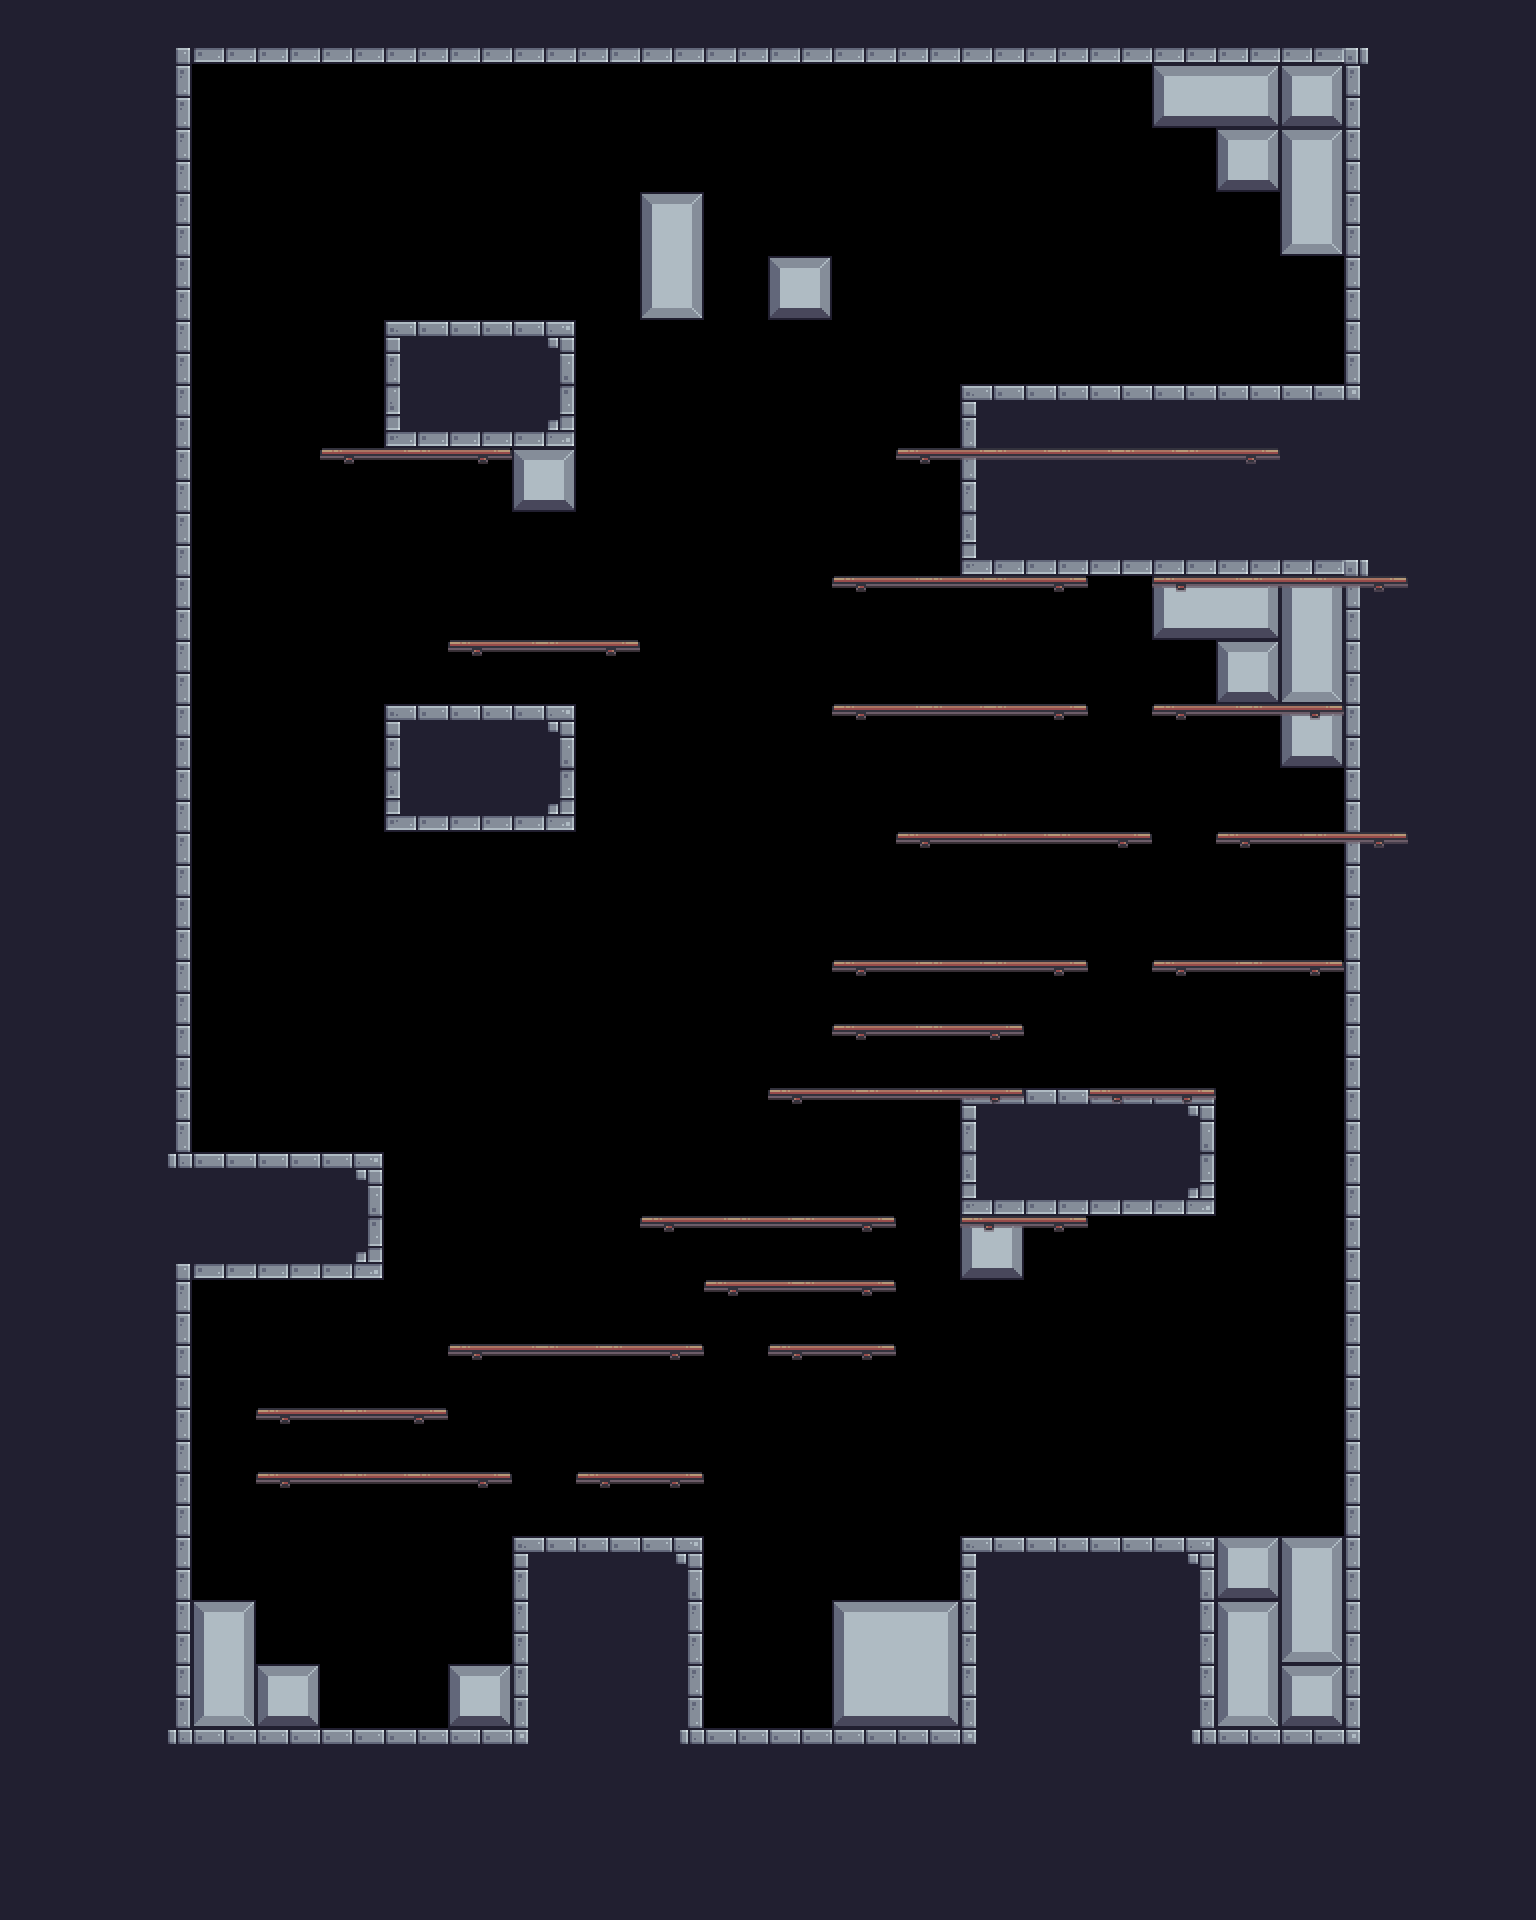

Below is a game level as drawn by its tile map, then a one-line description and the .tmx that defines it (tile-layer data replaced by summaries):
An orthogonal 24x30 tile map with 64x64 px tiles, 4 tile layers (BG, Terrain, Platforms, FG), 8 tilesets and 82 objects (51x silver, 13x saw, 5x floor_spike, 2x spike, 2x helicopter, ...).

<map version="1.10" tiledversion="1.10.1" orientation="orthogonal" renderorder="right-down" width="24" height="30" tilewidth="64" tileheight="64" infinite="0" nextlayerid="14" nextobjectid="196">
 <tileset firstgid="1" source="../tilesets/outside.tsx" />
 <tileset firstgid="49" source="../tilesets/items.tsx" />
 <tileset firstgid="54" source="../tilesets/inside.tsx" />
 <tileset firstgid="150" source="../tilesets/extra.tsx" />
 <tileset firstgid="216" source="../tilesets/objects.tsx" />
 <tileset firstgid="244" source="../tilesets/platforms.tsx" />
 <tileset firstgid="252" source="../tilesets/enemies.tsx" />
 <tileset firstgid="252" source="../tilesets/grass.tsx" />
 <layer id="9" name="BG" width="24" height="30">
  <data>[720 cells, 0 non-empty, 0 distinct tile ids]</data>
 </layer>
 <objectgroup id="12" name="BG details" class="window" />
 <layer id="1" name="Terrain" width="24" height="30">
  <data>[720 cells, 348 non-empty, 22 distinct tile ids]</data>
 </layer>
 <layer id="5" name="Platforms" width="24" height="30">
  <data>[720 cells, 74 non-empty, 3 distinct tile ids]</data>
 </layer>
 <layer id="10" name="FG" width="24" height="30">
  <data>[720 cells, 0 non-empty, 0 distinct tile ids]</data>
 </layer>
 <objectgroup id="4" name="Objects">
  <object id="4" name="flag" gid="219" x="1184" y="384" width="68" height="186" />
  <object id="15" name="player" gid="223" x="192" y="1536" width="74" height="56" />
  <object id="88" name="saw" x="448" y="1216" width="64" height="64">
   <properties>
    <property name="speed" type="int" value="0" />
   </properties>
  </object>
  <object id="89" name="saw" x="576" y="1152" width="64" height="64">
   <properties>
    <property name="speed" type="int" value="0" />
   </properties>
  </object>
  <object id="90" name="saw" x="704" y="1216" width="64" height="64">
   <properties>
    <property name="speed" type="int" value="0" />
   </properties>
  </object>
  <object id="91" name="saw" x="832" y="1152" width="64" height="64">
   <properties>
    <property name="speed" type="int" value="0" />
   </properties>
  </object>
  <object id="134" name="saw" x="352" y="352" width="64" height="64">
   <properties>
    <property name="speed" type="int" value="0" />
   </properties>
  </object>
  <object id="135" name="saw" x="352" y="736" width="64" height="64">
   <properties>
    <property name="speed" type="int" value="0" />
   </properties>
  </object>
  <object id="140" name="saw" x="896" y="512" width="64" height="64">
   <properties>
    <property name="speed" type="int" value="0" />
   </properties>
  </object>
  <object id="141" name="saw" x="832" y="448" width="64" height="64">
   <properties>
    <property name="speed" type="int" value="0" />
   </properties>
  </object>
  <object id="142" name="saw" x="704" y="448" width="64" height="64">
   <properties>
    <property name="speed" type="int" value="0" />
   </properties>
  </object>
  <object id="143" name="saw" x="576" y="448" width="64" height="64">
   <properties>
    <property name="speed" type="int" value="0" />
   </properties>
  </object>
  <object id="178" name="saw" x="640" y="512" width="64" height="64">
   <properties>
    <property name="speed" type="int" value="0" />
   </properties>
  </object>
  <object id="179" name="saw" x="768" y="512" width="64" height="64">
   <properties>
    <property name="speed" type="int" value="0" />
   </properties>
  </object>
  <object id="189" name="floor_spike" gid="1073742050" x="960" y="640" width="64" height="64">
   <properties>
    <property name="inverted" type="bool" value="true" />
   </properties>
  </object>
  <object id="190" name="floor_spike" gid="1073742050" x="1024" y="640" width="64" height="64">
   <properties>
    <property name="inverted" type="bool" value="true" />
   </properties>
  </object>
  <object id="191" name="floor_spike" gid="1073742050" x="1088" y="640" width="64" height="64">
   <properties>
    <property name="inverted" type="bool" value="true" />
   </properties>
  </object>
  <object id="192" name="floor_spike" gid="1073742050" x="512" y="576" width="64" height="64">
   <properties>
    <property name="inverted" type="bool" value="true" />
   </properties>
  </object>
  <object id="193" name="floor_spike" gid="1073742050" x="640" y="384" width="64" height="64">
   <properties>
    <property name="inverted" type="bool" value="true" />
   </properties>
  </object>
 </objectgroup>
 <objectgroup id="13" name="Moving Objects">
  <object id="81" name="spike" gid="227" x="576" y="1536" width="54" height="54">
   <properties>
    <property name="end_angle" type="int" value="360" />
    <property name="platform" type="bool" value="false" />
    <property name="radius" type="int" value="100" />
    <property name="speed" type="int" value="50" />
    <property name="start_angle" type="int" value="180" />
   </properties>
  </object>
  <object id="87" name="helicopter" x="384" y="1088" width="512" height="10">
   <properties>
    <property name="flip" type="bool" value="false" />
    <property name="platform" type="bool" value="true" />
    <property name="speed" type="int" value="60" />
   </properties>
  </object>
  <object id="133" name="saw" x="187" y="320" width="10" height="512">
   <properties>
    <property name="flip" type="bool" value="false" />
    <property name="platform" type="bool" value="false" />
    <property name="speed" type="int" value="100" />
   </properties>
  </object>
  <object id="137" name="spike" gid="227" x="192" y="128" width="54" height="54">
   <properties>
    <property name="end_angle" type="int" value="90" />
    <property name="platform" type="bool" value="false" />
    <property name="radius" type="int" value="100" />
    <property name="speed" type="int" value="50" />
    <property name="start_angle" type="int" value="0" />
   </properties>
  </object>
  <object id="139" name="helicopter" x="1024" y="704" width="10" height="320">
   <properties>
    <property name="flip" type="bool" value="false" />
    <property name="platform" type="bool" value="true" />
    <property name="speed" type="int" value="100" />
   </properties>
  </object>
 </objectgroup>
 <objectgroup id="7" name="Items">
  <object id="114" name="silver" gid="52" x="448" y="1408" width="64" height="64" />
  <object id="115" name="silver" gid="52" x="384" y="1344" width="64" height="64" />
  <object id="116" name="silver" gid="52" x="320" y="1472" width="64" height="64" />
  <object id="117" name="silver" gid="52" x="448" y="1536" width="64" height="64" />
  <object id="118" name="silver" gid="52" x="384" y="1472" width="64" height="64" />
  <object id="119" name="silver" gid="52" x="384" y="1600" width="64" height="64" />
  <object id="120" name="silver" gid="52" x="448" y="1472" width="64" height="64" />
  <object id="121" name="silver" gid="52" x="256" y="1472" width="64" height="64" />
  <object id="122" name="gold" gid="50" x="512" y="1472" width="64" height="64" />
  <object id="124" name="silver" gid="52" x="1152" y="1344" width="64" height="64" />
  <object id="125" name="silver" gid="52" x="1152" y="1408" width="64" height="64" />
  <object id="126" name="silver" gid="52" x="1152" y="1472" width="64" height="64" />
  <object id="127" name="silver" gid="52" x="1088" y="1408" width="64" height="64" />
  <object id="128" name="silver" gid="52" x="1216" y="1408" width="64" height="64" />
  <object id="129" name="silver" gid="52" x="1280" y="1472" width="64" height="64" />
  <object id="130" name="silver" gid="52" x="1024" y="1472" width="64" height="64" />
  <object id="131" name="silver" gid="52" x="1152" y="1536" width="64" height="64" />
  </objectgroup>
 <objectgroup id="6" name="Enemies">
  <!-- 2 objects omitted --></objectgroup>
 <objectgroup id="2" name="Water" />
 <objectgroup id="8" name="Data">
  <!-- 1 objects omitted --></objectgroup>
</map>
<!-- 41 of 82 objects omitted -->
